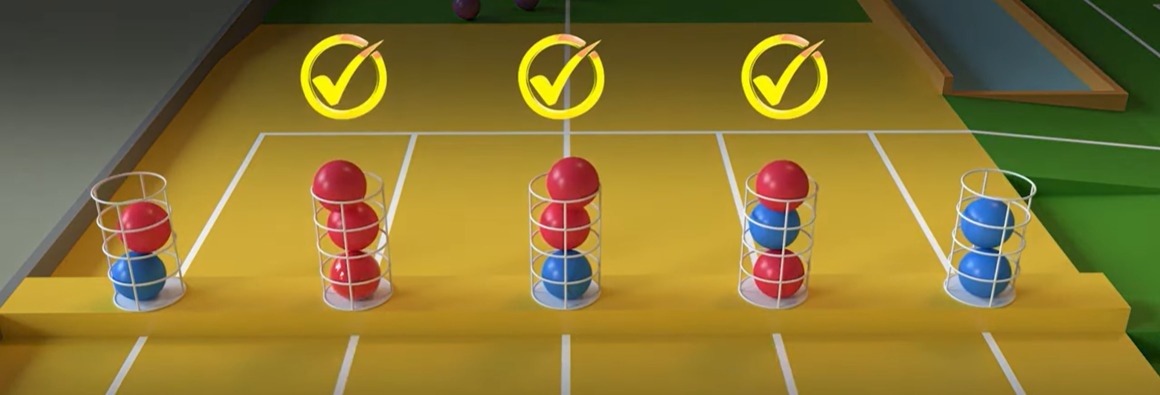
#> input picture CV/xy.jpg, 1160 x 395 px
$ python bounding_box.py
#> lines starting #> are read from the running program, lines starting #| are printed output that depends on the picture; after the words box and inside, x2 and y2 are one past the last pixel; in counts of white or black regions, pixels touching at a corner belong together
import cv2 as cv
import numpy as np

#original
color_ranges = {
    "red": ((161, 49, 61), (255, 255, 255)),  # Adjusted range for red
    "blue": ((101, 24, 0), (121, 255, 255)),  # Keeping blue the same
    "purple": ((120, 12, 47), (165, 163, 255))  # Adjusted range for purple to not overlap with red
}

# Define BGR colors for drawing rectangles
colors = {
    "red": (76, 54, 244),  # Example for red
    "blue": (226, 127, 48),  # Example for blue
    "purple": (149, 90, 161)  # Example for purple
}

#wrong
# color_ranges = {
#     "red": ((0, 59, 121), (57, 255, 208)),  # Adjusted range for red
#     "blue": ((82, 104, 57), (125, 255, 255)),  # Keeping blue the same
#     "purple": ((127, 68, 99), (160, 160, 141))  # Adjusted range for purple to not overlap with red
# }
# colors = {
#     "red": (76, 54, 244),  # Example for red
#     "blue": (226, 127, 48),  # Example for blue
#     "purple": (92, 43, 99)  # Example for purple
# }

# Function to be called whenever a mouse event happens
def click_event(event, x, y, flags, param):
    if event == cv.EVENT_LBUTTONDOWN:  # Left button click
        print(x,",",y)
        # Optionally, you can also mark the clicked point on the image
        cv.circle(img, (x, y), 3, (255, 0, 255), -1)
        cv.imshow("Image", img)

def draw_min_max_bounding_box(img, objects, color):
    """
    Draws a bounding box around the minimum and maximum coordinates of given objects.

    Parameters:
    - img: The image on which to draw.
    - objects: A list of tuples, each representing the bounding box of an object
               in the form (x_min, y_min, x_max, y_max).
    - color: A tuple for the color of the bounding box (B, G, R).
    """
    if not objects:
        return  # No objects to draw a box around

    for (x_min, y_min, x_max, y_max) in objects:
        cv.rectangle(img, (x_min, y_min), (x_max, y_max), color, 2)

def mark_centers_of_balls(img, balls, color):
    """
    Marks the center of each ball's bounding box on the image.

    Parameters:
    - img: The image on which to draw.
    - balls: A list of tuples, each representing the bounding box of a ball
             in the form (x_min, y_min, x_max, y_max).
    - color: A tuple for the color of the center mark (B, G, R).
    """
    centers_of_balls = []
    for (x_min, y_min, x_max, y_max) in balls:
        # Calculate the center of the bounding box
        center_x = int((x_min + x_max) / 2)
        center_y = int((y_min + y_max) / 2)
        centers_of_balls.append((center_x, center_y))

        # Draw a small circle at the center
        cv.circle(img, (center_x, center_y), 3, color, -1)

    return centers_of_balls

def is_center_in_silo(center, silo):
    cx, cy = center
    x_min, y_min, x_max, y_max = silo
    return x_min <= cx <= x_max and y_min <= cy <= y_max

def classify_and_visualize_balls(image, balls):
    hsv_image = cv.cvtColor(image, cv.COLOR_BGR2HSV)
    classified_balls = {"red": [], "blue": [], "purple": []}

    for box in balls:
        x1, y1, x2, y2 = box
        # Calculate the center of the bounding box
        center_x, center_y = (x1 + x2) // 2, (y1 + y2) // 2

        # Define a smaller region around the center (e.g., a 10x10 square)
        region_size = 10
        region_half = region_size // 2
        region_x1, region_y1 = max(center_x - region_half, 0), max(center_y - region_half, 0)
        region_x2, region_y2 = min(center_x + region_half, image.shape[1]), min(center_y + region_half, image.shape[0])

        # Sample the smaller region
        sampled_region = hsv_image[region_y1:region_y2, region_x1:region_x2]

        # Flatten the region to a list of pixels
        pixels = sampled_region.reshape(-1, sampled_region.shape[-1])

        # Determine the most frequently occurring color in the region
        max_color = ''
        max_count = 0
        for color, (lower, upper) in color_ranges.items():
            mask = cv.inRange(sampled_region, np.array(lower), np.array(upper))
            count = cv.countNonZero(mask)
            if count > max_count:
                max_count = count
                max_color = color

        if max_color:
            classified_balls[max_color].append(box)
            cv.rectangle(image, (x1, y1), (x2, y2), colors[max_color], 2)

    # [8 lines of commented-out code are left out]
    return {
        "red_ball": classified_balls["red"],
        "blue_ball": classified_balls["blue"],
        "purple_ball": classified_balls["purple"]
    }

img = cv.imread("xy.jpg")
#> img is the input picture: shape (395, 1160, 3); mean B, G, R 50.6, 117.6, 136.7
img = cv.resize(img,(640,480))
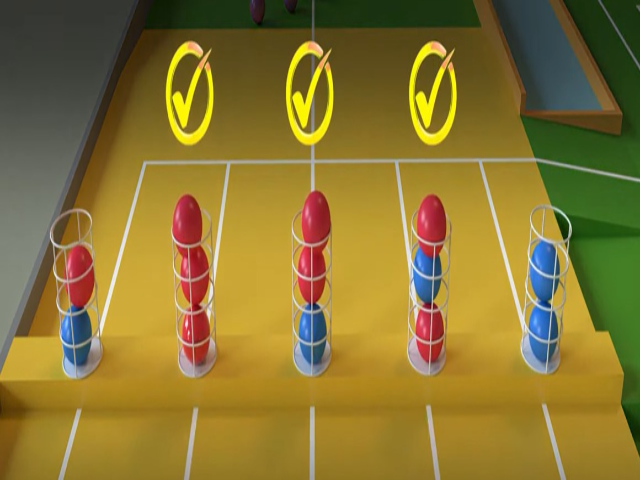
#> img: shape (480, 640, 3); mean B, G, R 50.5, 117.5, 136.6
# for image 9.jpg
# balls_float = [
#     (66.41960144042969 , 270.59527587890625 , 126.72383117675781 , 339.4127197265625),(
# 290.324951171875 , 282.27410888671875 , 343.2933349609375 , 353.672607421875),(
# 419.2613525390625 , 225.18524169921875 , 472.3126220703125 , 289.17156982421875),(
# 278.931884765625 , 216.138916015625 , 329.7767333984375 , 284.0390625),(
# 547.271728515625 , 293.94561767578125 , 606.653564453125 , 362.78155517578125),(
# 169.01199340820312 , 215.85519409179688 , 226.03781127929688 , 277.7164001464844),(
# 401.33770751953125 , 283.4932861328125 , 452.2261962890625 , 353.6011962890625),(
# 166.10882568359375 , 147.7796630859375 , 224.66415405273438 , 221.59490966796875),(
# 172.58132934570312 , 279.036376953125 , 227.19979858398438 , 348.1397705078125)
# ]

# for xy.jpg
balls_float = [(61 , 245,100 , 305),(51 , 302,97 , 365),(164 , 187,215 , 252),(174 , 249,218 , 301),(171 , 304,222 , 360),(294 , 187,343 , 248),(289 , 249,338 , 305),(290 , 304,340 , 364),(412 , 191,460 , 255),(403 , 244,450 , 303),(408 , 307,454 , 361),(526 , 233,578 , 301),(521 , 300,568 , 359)]

balls = [(int(x1), int(y1), int(x2), int(y2)) for x1, y1, x2, y2 in balls_float]

# balls = [(60,260,145,342),(219,260,295,335),(239,196,313,266),(324,260,401,335),(345,196,419,264),(323,132,402,204),(442,257,516,326),(447,193,521,264),(561,249,639,320)]


# silos = [(39,169,167,357),(219,152,323,336),(323,145,431,346),(427,146,540,338),(550,162,669,341)]

# for image 9.jpg
# silos = [(27,170,120,365),(148,170,235,362),(274,170,344,373),(398,170,464,372),(528,170,598,381)]

# for xy.jpg
silos = [(42 , 207,118 , 371),(158 , 189,225 , 373),(270 , 183,349 , 382),(397 , 195,458 , 377),(518 , 192,566 , 382)]

result = classify_and_visualize_balls(img,balls)
#> in classify_and_visualize_balls, `hsv_image = cv.cvtColor(image, cv.COLOR_BGR2HSV)`: hsv_image: shape (480, 640, 3); mean H, S, V 34.4, 164, 143.2
#> after the loop in classify_and_visualize_balls, `for box in balls:`:
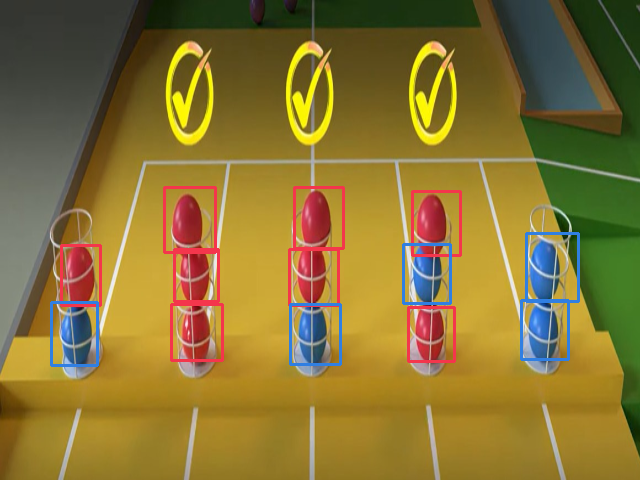
#> image: shape (480, 640, 3); 2.6% of pixels changed, all inside (x1, y1, x2, y2) = (50, 186, 580, 367)
#> result = 3 items
red_ball = result["red_ball"]
#> red_ball = [(61, 245, 100, 305), (164, 187, 215, 252), (174, 249, 218, 301), (171, 304, 222, 360), (294, 187, 343, 248), (289, 249, 338, 305), (412, 191, 460, 255), (408, 307, 454, 361)]
blue_ball = result["blue_ball"]
#> blue_ball = [(51, 302, 97, 365), (290, 304, 340, 364), (403, 244, 450, 303), (526, 233, 578, 301), (521, 300, 568, 359)]
purple_ball = result["purple_ball"]
#> purple_ball = []
# [8 lines of commented-out code are left out]

draw_min_max_bounding_box(img, red_ball, (0, 0, 255))  # Red bounding box for all red balls
#> the loop in draw_min_max_bounding_box, `for (x_min, y_min, x_max, y_max) in objects:` made 8 passes
#> after the loop in draw_min_max_bounding_box, `for (x_min, y_min, x_max, y_max) in objects:`:
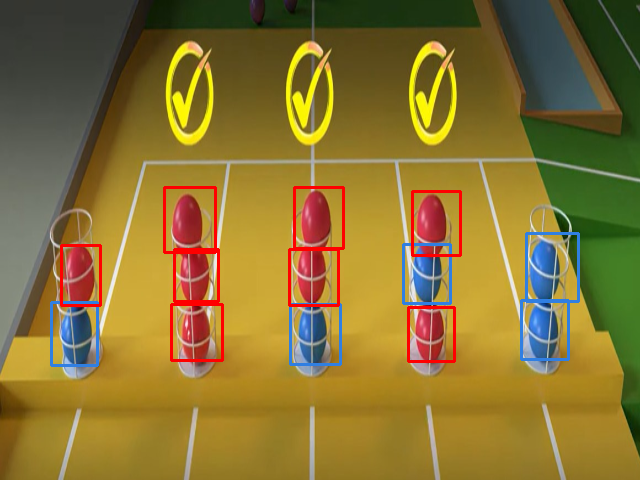
#> img: shape (480, 640, 3); 1.6% of pixels changed, all inside (x1, y1, x2, y2) = (60, 186, 462, 363)
draw_min_max_bounding_box(img, blue_ball, (255, 0, 0))  # Blue bounding box for all blue balls
#> call 2 of draw_min_max_bounding_box, with color = (255, 0, 0)
#> the loop in draw_min_max_bounding_box (call 2), `for (x_min, y_min, x_max, y_max) in objects:` made 5 passes
#> after the loop in draw_min_max_bounding_box (call 2), `for (x_min, y_min, x_max, y_max) in objects:`:
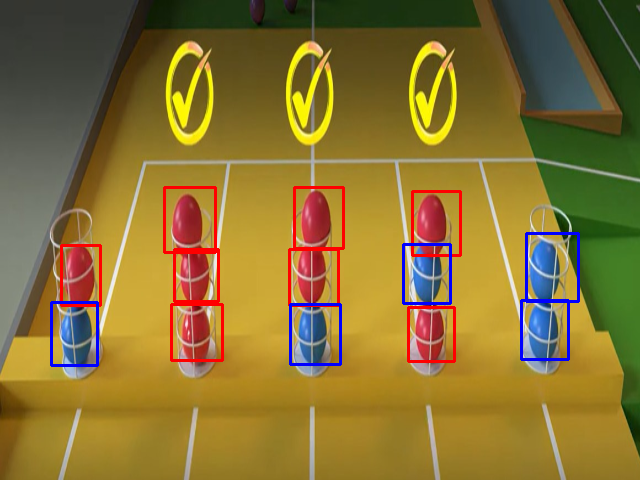
#> img: shape (480, 640, 3); 1.04% of pixels changed, all inside (x1, y1, x2, y2) = (50, 232, 580, 367)
draw_min_max_bounding_box(img, silos, (255, 255, 255))  # Green bounding box for all silos
#> call 3 of draw_min_max_bounding_box, with color = (255, 255, 255)
#> after the loop in draw_min_max_bounding_box (call 3), `for (x_min, y_min, x_max, y_max) in objects:`:
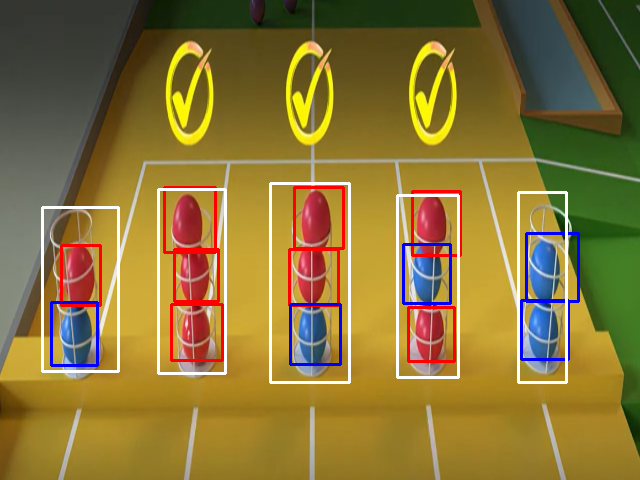
#> img: shape (480, 640, 3); 2.43% of pixels changed, all inside (x1, y1, x2, y2) = (41, 182, 568, 384)

# Mark the centers of the balls
centers_of_balls = mark_centers_of_balls(img, balls, (0, 255, 0))
#> after the loop in mark_centers_of_balls, `for (x_min, y_min, x_max, y_max) in balls:`:
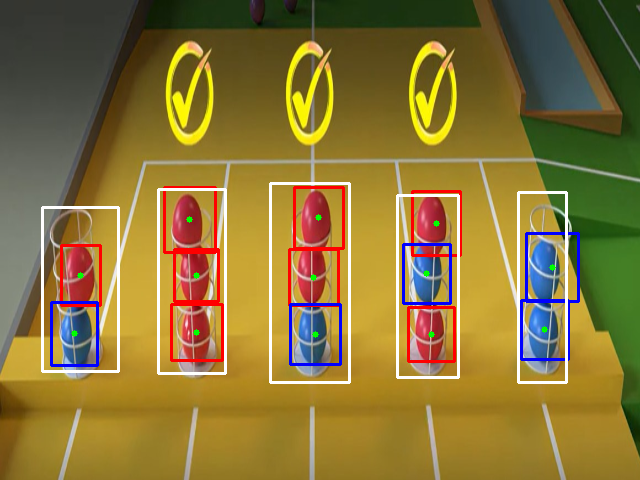
#> img: shape (480, 640, 3); 0.12% of pixels changed, all inside (x1, y1, x2, y2) = (71, 214, 556, 338)
#> after the loop in mark_centers_of_balls, `for (x_min, y_min, x_max, y_max) in balls:`: centers_of_balls = [(80, 275), (74, 333), (189, 219), (196, 275), (196, 332), (318, 217), (313, 277), (315, 334), (436, 223), (426, 273), (431, 334), (552, 267), (544, 329)]

#print(centers_of_balls) # Using green color for the center marks

sorted_silos = sorted(silos, key=lambda x: x[0])

# print("silo:",sorted_silos)

balls_in_silo = [[] for _ in sorted_silos]

for center, ball in zip(centers_of_balls, balls):
    # ball_color = "RED" if ball in red_ball else "BLUE" if ball in blue_ball else "PURPLE"#"PURPLE" if ball in purple_ball else ""

    for i, silo in enumerate(sorted_silos):
        if is_center_in_silo(center, silo):
            balls_in_silo[i].append(ball)  # Use "BALL" as a placeholder
            break
#> this loop made 13 passes
#> ball on passes 1 to 12: (61, 245, 100, 305), (51, 302, 97, 365), (164, 187, 215, 252), (174, 249, 218, 301), (171, 304, 222, 360), (294, 187, 343, 248), (289, 249, 338, 305), (290, 304, 340, 364), (412, 191, 460, 255), (403, 244, 450, 303), (408, 307, 454, 361), (526, 233, 578, 301)

# [7 lines of commented-out code are left out]


def get_ball_color(ball):
    if ball in red_ball:
        return "RED"
    elif ball in blue_ball:
        return "BLUE"
    elif ball in purple_ball:
        return "PURPLE"
    else:
        return ""

# Sort balls within each silo by their y-coordinate (bottom to top)
for i in range(len(balls_in_silo)):
    # Sort based on the y-coordinate of the ball's center
    balls_in_silo[i] = sorted(balls_in_silo[i], key=lambda ball: -((ball[1] + ball[3]) // 2))

    # Convert sorted ball tuples to their colors or placeholders
    balls_in_silo[i] = [get_ball_color(ball) for ball in balls_in_silo[i]]

    # Ensure 3 elements per silo, filling missing spots with placeholders
    while len(balls_in_silo[i]) < 3:
        balls_in_silo[i].append("")
#> this loop made 5 passes
#> after the loop, balls_in_silo = [['BLUE', 'RED', ''], ['RED', 'RED', 'RED'], ['BLUE', 'RED', 'RED'], ['RED', 'BLUE', 'RED'], ['BLUE', 'BLUE', '']]

print(balls_in_silo)
#| [['BLUE', 'RED', ''], ['RED', 'RED', 'RED'], ['BLUE', 'RED', 'RED'], ['RED', 'BLUE', 'RED'], ['BLUE', 'BLUE', '']]

# Ensure the window is created by displaying the image before setting the mouse callback
cv.imshow("Image", img)


cv.setMouseCallback("Image", click_event)

cv.waitKey(0)
cv.destroyAllWindows()
